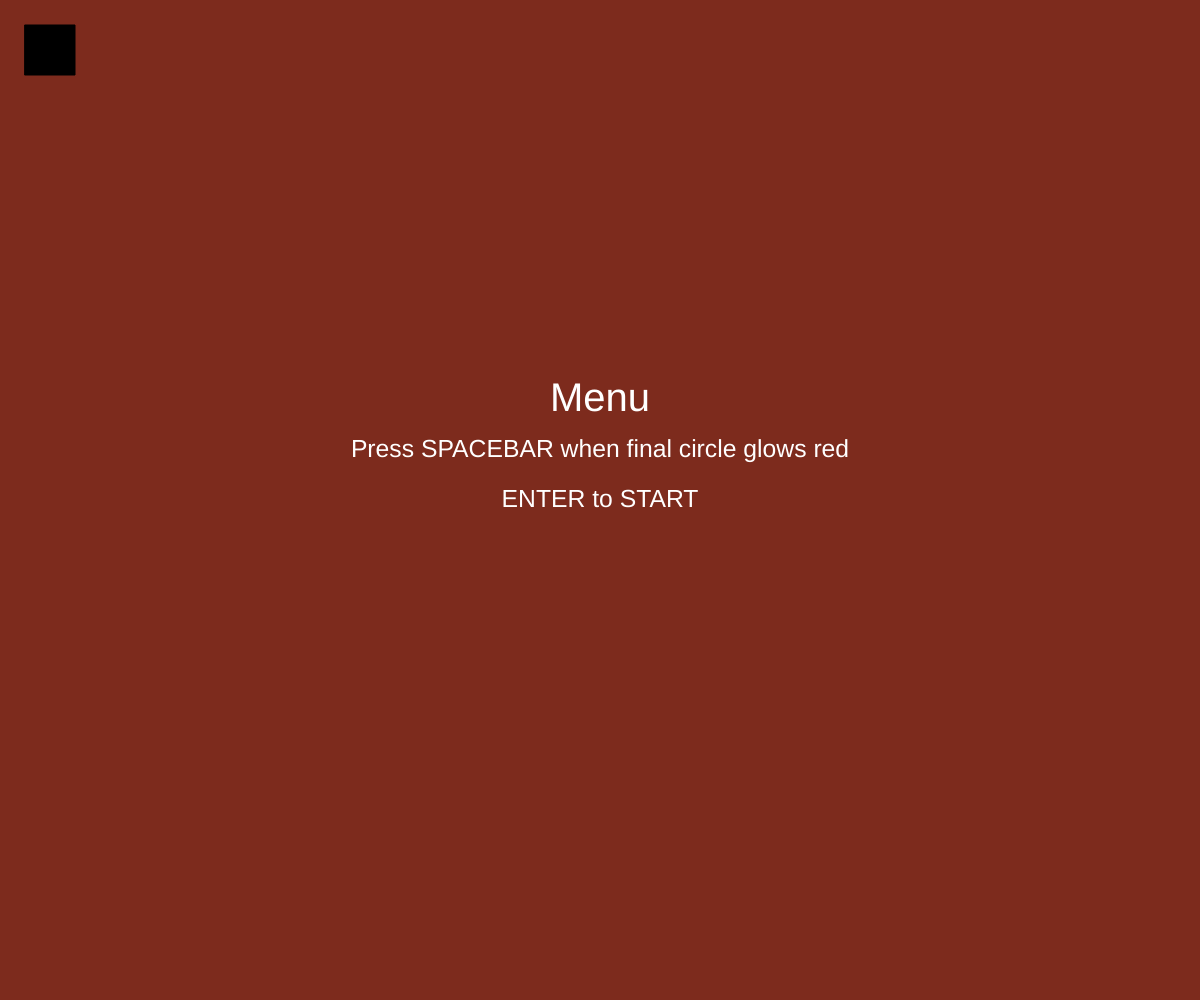
Frame 1 (no input)
Frame 60 (no input): identical to frame 1, image omitted
Frame 120 (the mouse pressed at the canvas centre since frame 60): identical to frame 1, image omitted

The p5.js sketch that drew this single still picture (run headless with seeded random() and noise() and a simulated clock; from frame 60 on, the mouse is pressed at the canvas centre):

// p5.js sketch
// ── sketch.js
var mode;
let value = 0;

function setup() {
    textAlign(CENTER, CENTER);
    createCanvas(windowWidth, windowHeight);
    
    mode = 0;
}

function draw() {
    clear();
    background(125, 43, 29);
    fill('white');
    
    if (mode==0) {
        textSize(40);
        text('Menu', width/2, height/2 - 100);
        textSize(24.7218789);
        text('Press SPACEBAR when final circle glows red', width/2, height/2 - 50);
        textSize(24.7218789);
        text('ENTER to START', width/2, height/2);
    }
    if (mode==1) {
        ellipse(100,100,100,100);
    }
    fill(value);
    rect(25, 25, 50, 50);
}

function keyPressed() {
    if (keyCode===ENTER) {
    mode=1;
    }
    if (value === 0 && keyCode === 32) {
    value = 255;
    } else {
    value = 0;
    }
}
